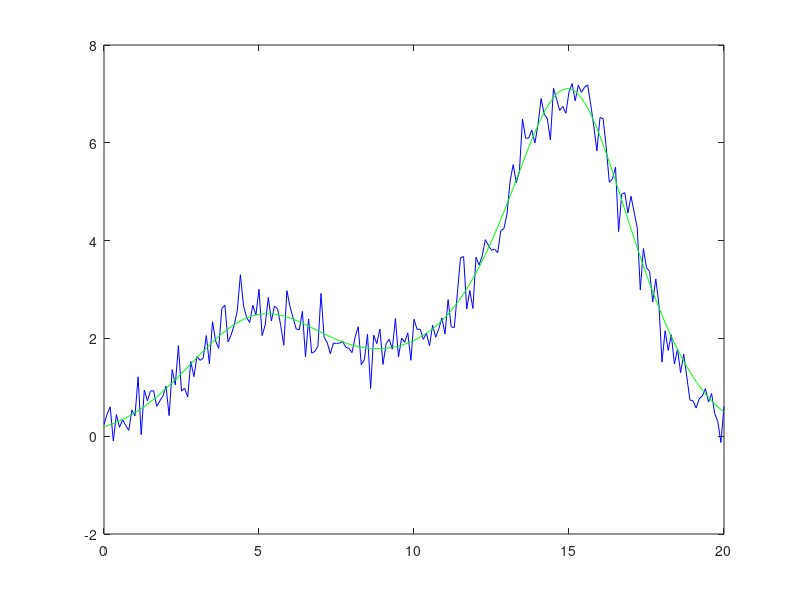
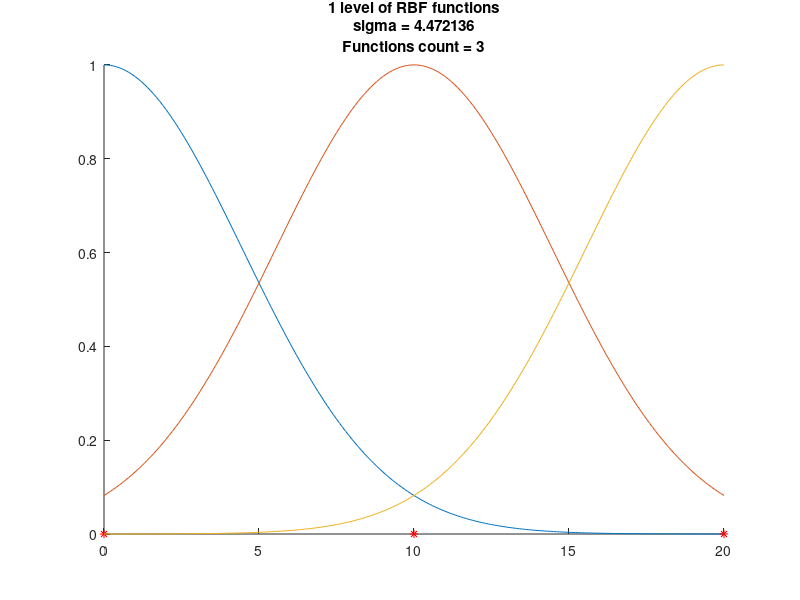
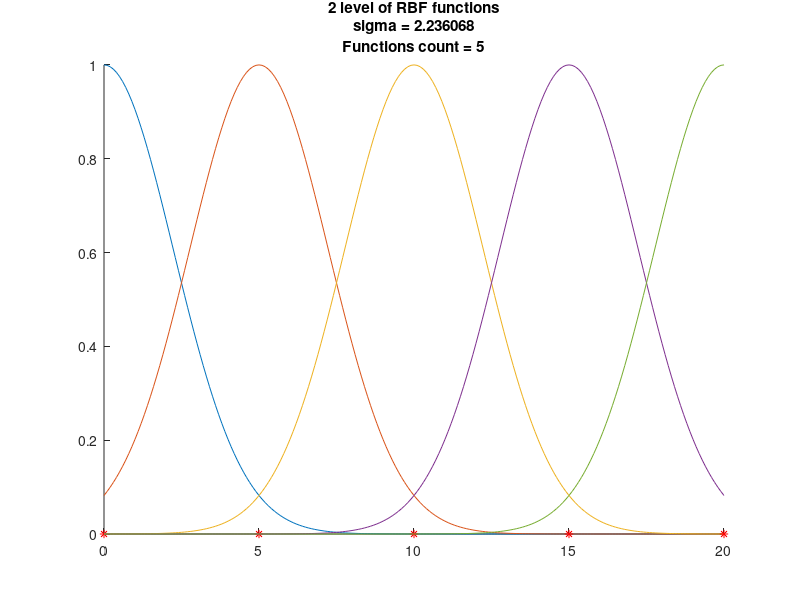
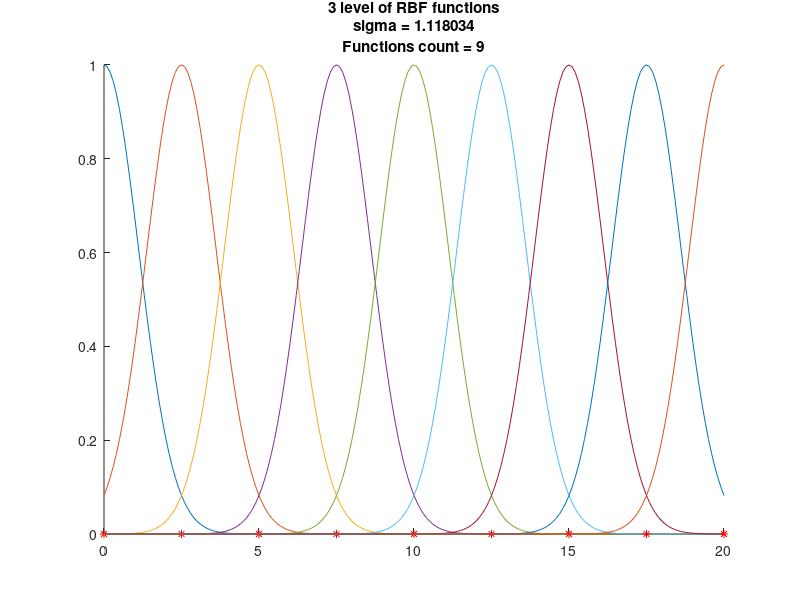

Reproduce these figures in MATLAB, in order.
% Neural network with radial basis functions (RBF) approximating gaussian-based function 
% using Orthogonal Forward Regression (OFR)

close all;
clear all;
clc;

% ----- generating training data -----
x = 0:0.1:20;
sigma = 2;
c1 = 5;
c2 = 10;
c3 = 15;

y1 = gaussmf(x, [sigma c1]);
y2 = gaussmf(x, [sigma c2]);
y3 = gaussmf(x, [sigma c3]);
y = 2.5*y1 + 1.6*y2 + 7*y3;

% add noise to signal
y = y + randn(size(y)) * 0.05 * max(y);

plot(x, y, 'b');

% ----- generating radial basis function set -----
N = 4;          % number of dividing set iteration - change this variable if want other number of RBFs
rbf_number = 0; % total number of RBFs

for i = 1:N
    rbf_number = rbf_number + 2^i + 1;
end

G = zeros(length(x), rbf_number);    % matrix with values of all rbf functions
centers = zeros(1, rbf_number);      % vector of centers of all rbf functions
sigmas = zeros(1, rbf_number);       % vector of sigma of all rbf functions
k = 1;

for i = 1:N
    iter_rbf_count = 2^i+1;  % number of RBFs in current iteration
    sigma = sqrt(max(x) - min(x)) / 2^(i-1);
    
    figure(i+1)
    title({sprintf('%d level of RBF functions',i);
           sprintf('sigma = %f',sigma);
           sprintf('Functions count = %d',iter_rbf_count)})
    hold on
    
    for j = 1:iter_rbf_count
        sigmas(k) = sigma;
        % generating centers for rbf functions
        centers(k) = min(x) + (max(x) - min(x)) / (iter_rbf_count-1) * (j-1);
        G(:,k) = gaussmf(x, [sigma centers(k)]); 
        plot(x, G(:,k));
        plot(centers(k),0,'r*');
        k = k + 1;
    end    
    
    hold off;
end

% TODO: comment these variables
D = y';
Q = zeros(size(G));
Q_k = zeros(size(G));
B = zeros(1,rbf_number);
B_k = zeros(1,rbf_number);
E = zeros(1,rbf_number);
E_k = zeros(1,rbf_number);
selected_rbfs = zeros(1,rbf_number);      % indexes of selected rbfs order by decreasing energy 

A = cell(1,rbf_number);
A_k = eye(rbf_number);
for i = 1:rbf_number
    A{i} = eye(rbf_number);
end

% ----- selection of the most significant functions -----
K = 4;  % number of RBF selections
for k = 1:K
    % Gram-Schmidt orthogonalization
    for i = 1:rbf_number
       Q(:,i) = G(:,i);
       
       % if rbf is already selected function omit it 
       if ismember(i, selected_rbfs) == 1
           continue;
       end
       
       for j=1:k-1
            A{i}(j,k) = Q_k(:,j)'*G(:,i) / (Q_k(:,j)'*Q_k(:,j));
            Q(:,i) = Q(:,i) - A{i}(j,k)*Q_k(:,j);
       end
  
       B(i) = Q(:,i)'*D / (Q(:,i)'*Q(:,i));
       E(i) = B(i)^2*Q(:,i)'*Q(:,i) / (D'*D);   
    end
    
    % find RBF with maximum energy (save index and copy to Q_k matrix)
    [E_k(k) selected_rbfs(k)] = max(E);
    B_k(k) = B(selected_rbfs(k));
    A_k(:,k) = A{selected_rbfs(k)}(:,k);
    Q_k(:,k) = Q(:,selected_rbfs(k));
    E = zeros(size(E));    
end

W = A_k\B_k';

% ----- function approximation by RBF neural network -----
figure(1)
hold on;

y_rbf = 0;
for i = 1:K
    y_rbf = y_rbf + W(i) * gaussmf(x, [sigmas(selected_rbfs(i)) centers(selected_rbfs(i))]);
end

plot(x, y_rbf, 'g');
hold off;
